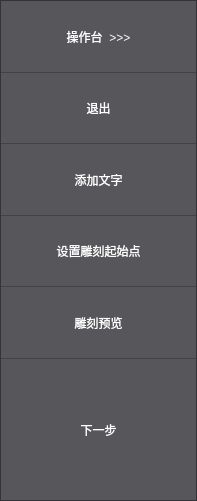
<?xml version="1.0" encoding="UTF-8"?>
<ui version="4.0">
 <class>BA_EasyForm</class>
 <widget class="QWidget" name="BA_EasyForm">
  <property name="geometry">
   <rect>
    <x>0</x>
    <y>0</y>
    <width>197</width>
    <height>501</height>
   </rect>
  </property>
  <property name="windowTitle">
   <string>Form</string>
  </property>
  <property name="styleSheet">
   <string notr="true">QFrame#frameEasy{
	
	background-color: rgb(167, 167, 167);
}
QFrame#frameEasy QPushButton{
	border:none;
	color: rgb(255, 255, 255);
	background-color: rgb(182, 182, 182);
}

QFrame#frameEasy QPushButton:hover{
	border:none;
	color: rgb(255, 255, 255);
	background-color: rgb(162, 162, 162);
}
QFrame#frameEasy QPushButton:pressed{
	border:none;
	color: rgb(255, 255, 255);
	background-color: rgb(142, 142, 142);
}</string>
  </property>
  <layout class="QVBoxLayout" name="verticalLayout">
   <property name="spacing">
    <number>0</number>
   </property>
   <property name="leftMargin">
    <number>0</number>
   </property>
   <property name="topMargin">
    <number>0</number>
   </property>
   <property name="rightMargin">
    <number>0</number>
   </property>
   <property name="bottomMargin">
    <number>0</number>
   </property>
   <item>
    <widget class="QFrame" name="frameEasy">
     <property name="styleSheet">
      <string notr="true">QFrame#frameEasy{
	
	background-color: rgb(67, 66, 71);
}
QPushButton{
	border:none;
	color: rgb(255, 255, 255);
	font: 9pt &quot;微软雅黑&quot;;
	background-color: rgb(87, 86, 91);
}


QPushButton:hover{
	border:none;
	color: rgb(255, 255, 255);
	font: 9pt &quot;微软雅黑&quot;;
	background-color: rgb(107, 106, 101);
}
QPushButton:pressed{
	border:none;
	color: rgb(255, 255, 255);
	font: 9pt &quot;微软雅黑&quot;;
	background-color: rgb(59, 58, 63);
}
QPushButton:disabled{
	border:none;
	color: rgb(255, 255, 255);
	font: 9pt &quot;微软雅黑&quot;;
	background-color: rgb(130, 130, 130);
}
QPushButton#btnMateril::drop-down{
	
	border-image: url(:/Source/icon/dropdown.png);
}</string>
     </property>
     <property name="frameShape">
      <enum>QFrame::StyledPanel</enum>
     </property>
     <property name="frameShadow">
      <enum>QFrame::Raised</enum>
     </property>
     <layout class="QVBoxLayout" name="verticalLayout_2" stretch="1,1,1,1,1,2">
      <property name="spacing">
       <number>1</number>
      </property>
      <property name="leftMargin">
       <number>0</number>
      </property>
      <property name="topMargin">
       <number>0</number>
      </property>
      <property name="rightMargin">
       <number>0</number>
      </property>
      <property name="bottomMargin">
       <number>0</number>
      </property>
      <item>
       <widget class="QPushButton" name="btnPannel">
        <property name="sizePolicy">
         <sizepolicy hsizetype="Minimum" vsizetype="Expanding">
          <horstretch>0</horstretch>
          <verstretch>0</verstretch>
         </sizepolicy>
        </property>
        <property name="text">
         <string>操作台  &gt;&gt;&gt;</string>
        </property>
       </widget>
      </item>
      <item>
       <widget class="QPushButton" name="btnBackHome">
        <property name="sizePolicy">
         <sizepolicy hsizetype="Minimum" vsizetype="Expanding">
          <horstretch>0</horstretch>
          <verstretch>0</verstretch>
         </sizepolicy>
        </property>
        <property name="text">
         <string>退出</string>
        </property>
       </widget>
      </item>
      <item>
       <widget class="QPushButton" name="btnAddText">
        <property name="sizePolicy">
         <sizepolicy hsizetype="Minimum" vsizetype="Expanding">
          <horstretch>0</horstretch>
          <verstretch>0</verstretch>
         </sizepolicy>
        </property>
        <property name="text">
         <string>添加文字</string>
        </property>
       </widget>
      </item>
      <item>
       <widget class="QPushButton" name="btnSetHome">
        <property name="enabled">
         <bool>true</bool>
        </property>
        <property name="sizePolicy">
         <sizepolicy hsizetype="Minimum" vsizetype="Expanding">
          <horstretch>0</horstretch>
          <verstretch>0</verstretch>
         </sizepolicy>
        </property>
        <property name="text">
         <string>设置雕刻起始点</string>
        </property>
       </widget>
      </item>
      <item>
       <widget class="QPushButton" name="btnMateril">
        <property name="sizePolicy">
         <sizepolicy hsizetype="Minimum" vsizetype="Expanding">
          <horstretch>0</horstretch>
          <verstretch>0</verstretch>
         </sizepolicy>
        </property>
        <property name="text">
         <string>雕刻预览</string>
        </property>
       </widget>
      </item>
      <item>
       <widget class="QPushButton" name="btnNext">
        <property name="sizePolicy">
         <sizepolicy hsizetype="Minimum" vsizetype="Expanding">
          <horstretch>0</horstretch>
          <verstretch>0</verstretch>
         </sizepolicy>
        </property>
        <property name="text">
         <string>下一步</string>
        </property>
       </widget>
      </item>
     </layout>
    </widget>
   </item>
  </layout>
 </widget>
 <resources/>
 <connections/>
</ui>
